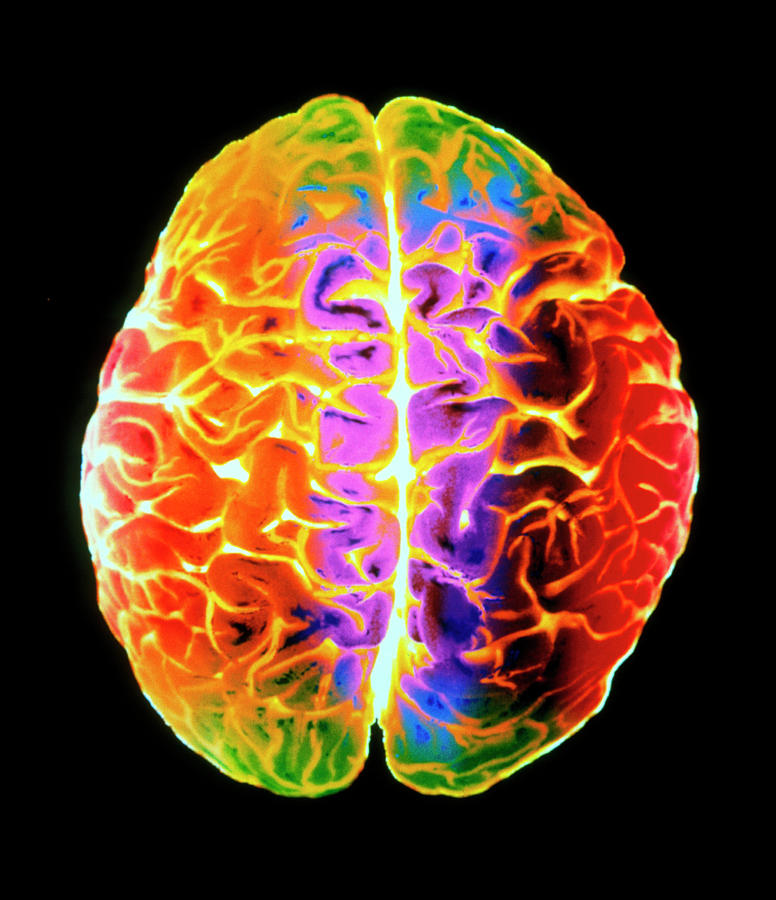
%> input picture images/coloured 3D MRI.jpg, 776 x 900 px; the run also reads 1 picture not shown here
$ octave color_space.m   (GNU Octave 9; MATLAB toolbox functions it lacks are replaced by stand-ins)
%> lines starting %> are read from the running program, lines starting %| are printed output that depends on the picture; in (x1, y1, x2, y2) boxes, pixels count from 0 and x2, y2 are one past the last pixel; in counts of white or black regions, pixels touching at a corner belong together; the program's own positions count from 1
F=imread('coloured 3D MRI.jpg');
%> F is the input picture: size 900x776x3 uint8; mean R, G, B 93.9, 56.9, 37.6
F=im2double(F);
%> F: size 900x776x3 double
r=F(:,:,1);
g=F(:,:,2);
b=F(:,:,3);
theta=acos((0.5*((r-g)+(r-b)))./((sqrt((r-g).^2+(r-b).*(g-b)))));
H=theta;
H(b>g)=2*pi-H(b>g);
H=H/(2*pi);
S=1-3.*(min(min(r,g),b))./(r+g+b);
I=(r+g+b)/3;
hsi=cat(3,H,S,I);
%> hsi: size 900x776x3 double; 31.86% of the values are NaN or infinite; the others: min 0, max 1, mean 0.357
figure(1),subplot(231);imshow(F);title('RGB Image');
subplot(232), imshow(hsi), title('HSI IMAGE');
imwrite(hsi,'hsi.png');
% %% HSI TO RGB W/O INBUILT
hsi1=imread('hsi.png');
HSI=im2double(hsi);
H1=HSI(:,:,1);
S1=HSI(:,:,2);
I1=HSI(:,:,3);
H1=H1*360;
%Preallocate the R,G and B components
R1=zeros(size(H1));
G1=zeros(size(H1));
B1=zeros(size(H1));
RGB1=zeros([size(H1),3]);
%RG Sector(0<=H<120)
%When H is in the above sector, the RGB components equations are
B1(H1<120)=I1(H1<120).*(1-S1(H1<120));
R1(H1<120)=I1(H1<120).*(1+((S1(H1<120).*cosd(H1(H1<120)))./cosd(60-H1(H1<120))));
G1(H1<120)=3.*I1(H1<120)-(R1(H1<120)+B1(H1<120));
%GB Sector(120<=H<240)
%When H is in the above sector, the RGB components equations are
%Subtract 120 from Hue
H2=H1-120;
R1(H1>=120&H1<240)=I1(H1>=120&H1<240).*(1-S1(H1>=120&H1<240));
%> R1: size 900x776 double; min 0, max 1, mean 0.296
G1(H1>=120&H1<240)=I1(H1>=120&H1<240).*(1+((S1(H1>=120&H1<240).*cosd(H2(H1>=120&H1<240)))./cosd(60-H2(H1>=120&H1<240))));
%> G1: size 900x776 double; min -1.11e-16, max 1, mean 0.191
B1(H1>=120&H1<240)=3.*I1(H1>=120&H1<240)-(R1(H1>=120&H1<240)+G1(H1>=120&H1<240));
%> B1: size 900x776 double; min -5.55e-17, max 1, mean 0.0774
%BR Sector(240<=H<=360)
%When H is in the above sector, the RGB components equations are
%Subtract 240 from Hue
H2=H1-240;
G1(H1>=240&H1<=360)=I1(H1>=240&H1<=360).*(1-S1(H1>=240&H1<=360));
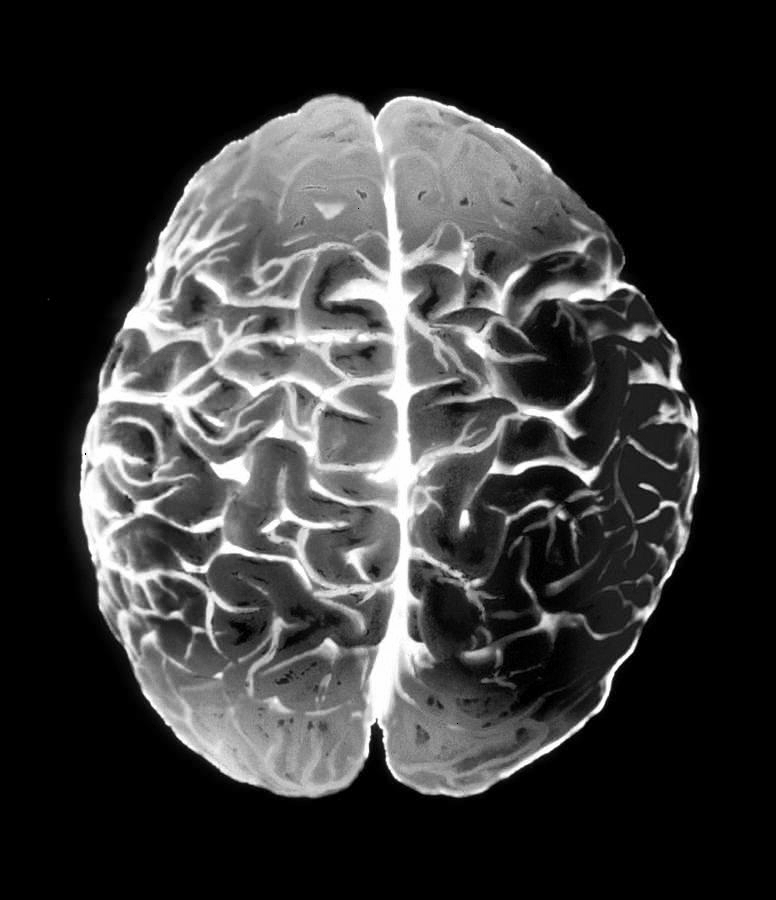
%> G1: size 900x776 double; min -1.11e-16, max 1, mean 0.223; drawn with min black and max white
B1(H1>=240&H1<=360)=I1(H1>=240&H1<=360).*(1+((S1(H1>=240&H1<=360).*cosd(H2(H1>=240&H1<=360)))./cosd(60-H2(H1>=240&H1<=360))));
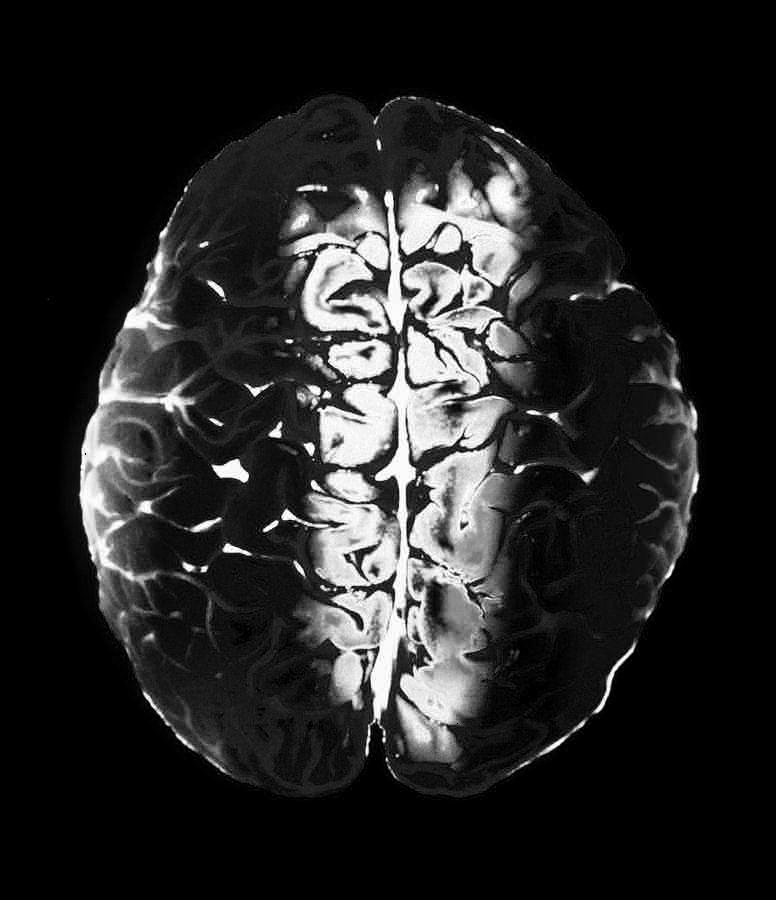
%> B1: size 900x776 double; min -5.55e-17, max 1, mean 0.147; drawn with min black and max white
R1(H1>=240&H1<=360)=3.*I1(H1>=240&H1<=360)-(G1(H1>=240&H1<=360)+B1(H1>=240&H1<=360));
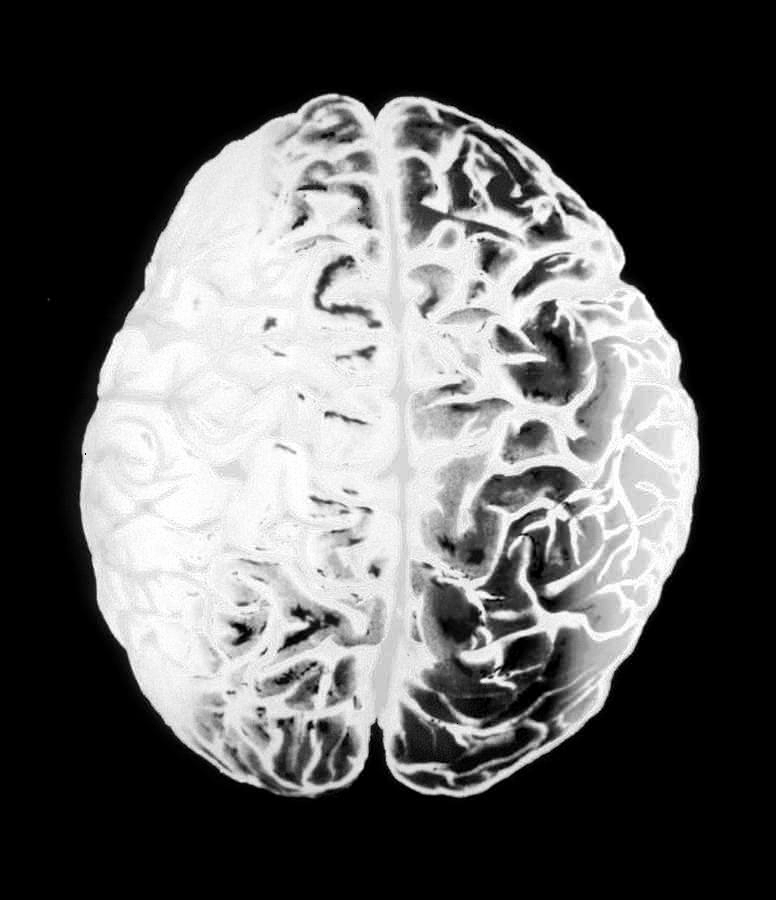
%> R1: size 900x776 double; min -2.78e-17, max 1, mean 0.368; drawn with min black and max white
%Form RGB Image
RGB1(:,:,1)=R1;
RGB1(:,:,2)=G1;
RGB1(:,:,3)=B1;
%Represent the image in the range [0 255]
RGB1=im2uint8(RGB1);
%> RGB1: size 900x776x3 uint8
subplot(1,2,2);imshow(RGB1);title('RGB Image');
%% RGB TO CMY W/O INBUILT
RGB = imread('coloured 3D MRI.jpg');
RGB = im2double(RGB);
R = RGB(:,:,1);
G = RGB(:,:,2);
B = RGB(:,:,3);
C=1.-R;
M=1.-G;
Y=1.-B;
CMY=cat(3,C,M,Y);
subplot(2,3,5), imshow(CMY), title('CMYK');
imwrite(CMY,'cmy.png');
%% cmy to rgb
cmy= imread('cmy.png');
cmy = im2double(cmy);
C = cmy(:,:,1);
M= cmy(:,:,2);
Y= cmy(:,:,3);
R=1.-C;
G=1.-M;
B=1.-Y;
RGB1=cat(3,R,G,B);
%> RGB1: size 900x776x3 double
subplot(2,3,5), imshow(RGB1), title('RGB');
% %% RGB TO YCBCR W/O INBUILT
RGB = imread('coloured 3D MRI.jpg');
r = RGB(:,:,1)/255;
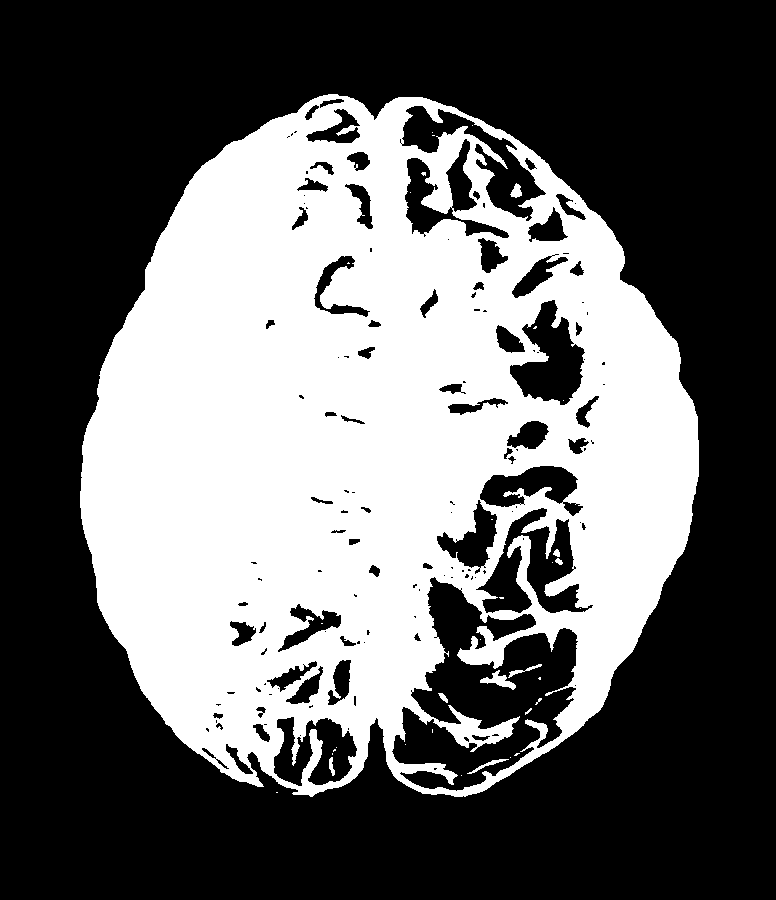
%> r: size 900x776 uint8; values 0 (black) and 1 (white), 39.4% white; 35 white regions (26 under 20 px), largest, box (x1, y1, x2, y2) and area: (80, 94, 699, 797) 274176, (480, 670, 516, 690) 274, (467, 759, 509, 774) 119
g = RGB(:,:,2)/255;
%> g: size 900x776 uint8; values 0 (black) and 1 (white), 20.6% white; 191 white regions (151 under 20 px), largest, box (x1, y1, x2, y2) and area: (79, 95, 638, 797) 134328, (520, 255, 640, 323) 1798, (656, 400, 700, 521) 1209
b = RGB(:,:,3)/255;
%> b: size 900x776 uint8; values 0 (black) and 1 (white), 12% white; 174 white regions (107 under 20 px), largest, box (x1, y1, x2, y2) and area: (281, 348, 508, 756) 39848, (290, 173, 521, 396) 22079, (79, 350, 195, 605) 7348
Y = 16 + (65.738*r)+ (129.057*g) + (25.064*b);
%> Y: size 900x776 uint8
Cb = 128 -(37.945*r) - (74.494*g) +(112.439*b);
Cr = 128 + (112.439*r) - (94.154*g) -(18.285*b);
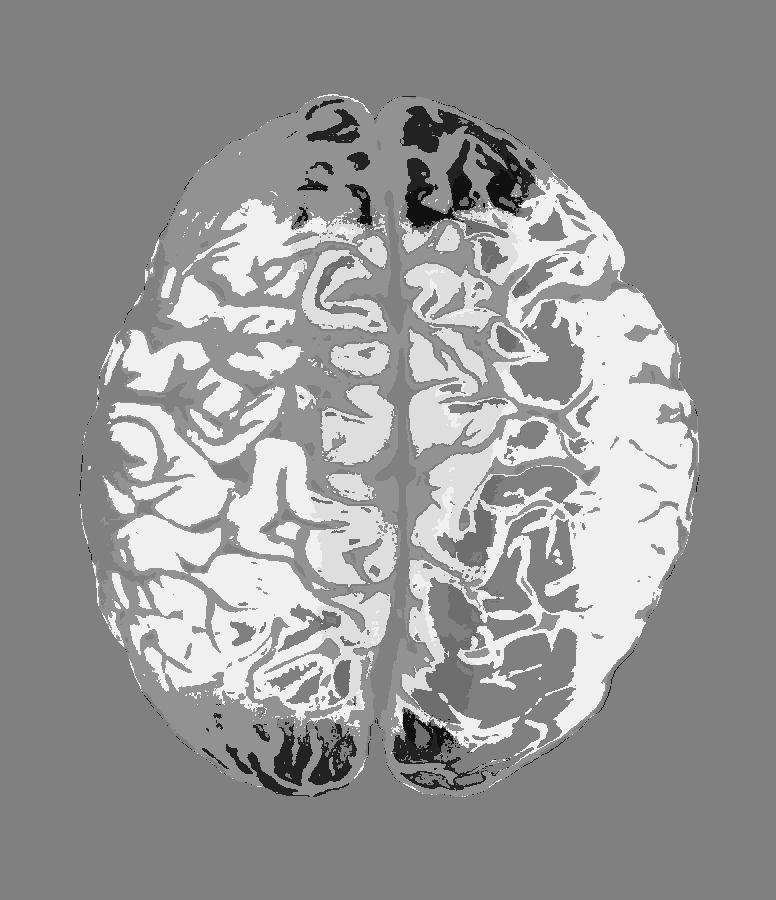
%> Cr: size 900x776 uint8; min 16, max 240, mean 150.6
YC = cat(3,Y,Cb,Cr);
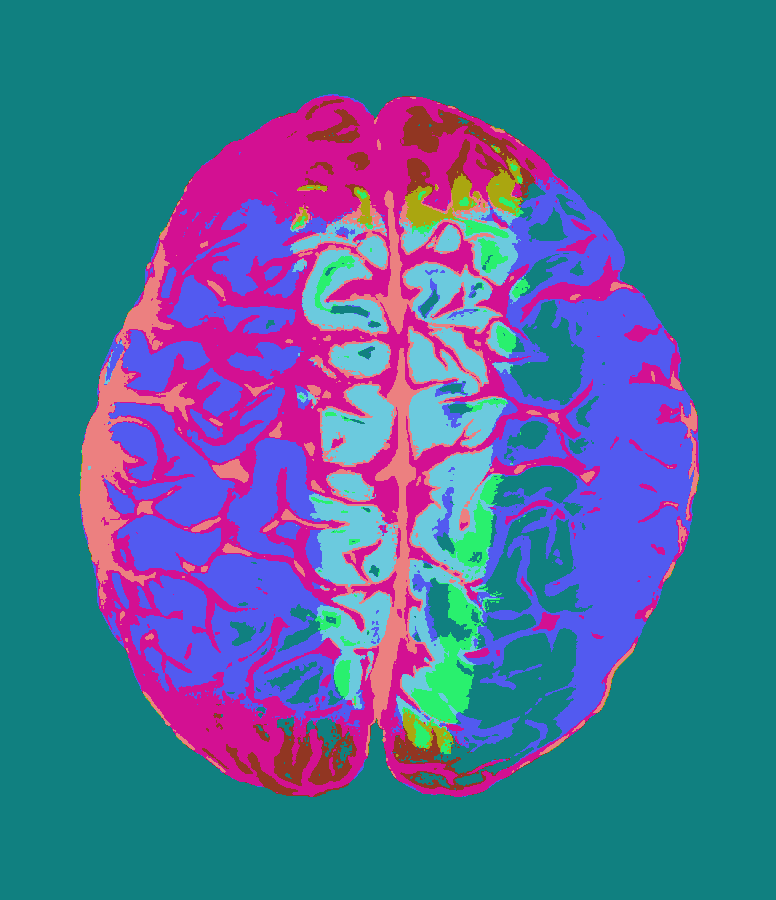
%> YC: size 900x776x3 uint8; mean R, G, B 71.6, 111.2, 150.6
subplot(2,3,5), imshow(YC), title('YCbCr');
% %% RGB TO YCBCR WITH INBUIT
RGB = imread('Brain.jpg');
YCbCr = rgb2ycbcr(RGB);
figure(6); subplot(1,2,1);imshow(RGB);title('RGB Image');
subplot(1,2,2);imshow(YCbCr);title('YCbCr Image');
imwrite(YCbCr,'Brain.jpg');
% % %% YCBCR TO RGB WITH INBUILT
YCBCR=imread('Brain.jpg');
RGB1=ycbcr2rgb(YCBCR);
figure(7); subplot(1,2,1);imshow(YCBCR);
title('YCbCr Image'); subplot(1,2,2);imshow(RGB1);title('RGB Image')
